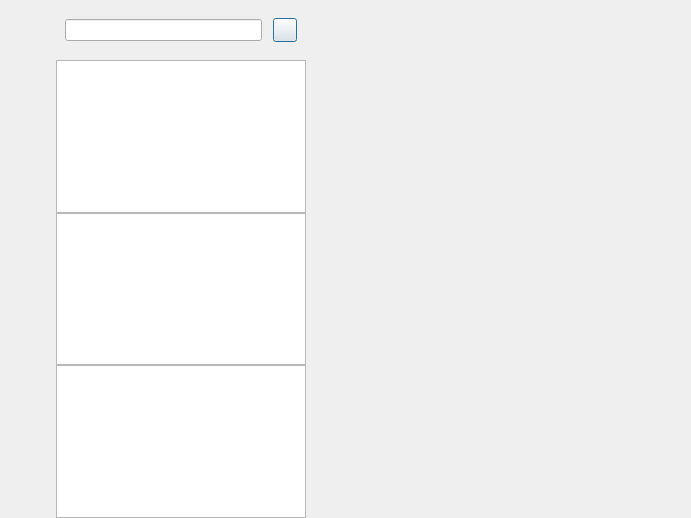
<?xml version="1.0" encoding="UTF-8"?>
<ui version="4.0">
 <class>ChatDialog</class>
 <widget class="QDialog" name="ChatDialog">
  <property name="geometry">
   <rect>
    <x>0</x>
    <y>0</y>
    <width>691</width>
    <height>518</height>
   </rect>
  </property>
  <property name="windowTitle">
   <string>Dialog</string>
  </property>
  <layout class="QHBoxLayout" name="horizontalLayout">
   <property name="spacing">
    <number>0</number>
   </property>
   <property name="leftMargin">
    <number>0</number>
   </property>
   <property name="topMargin">
    <number>0</number>
   </property>
   <property name="rightMargin">
    <number>0</number>
   </property>
   <property name="bottomMargin">
    <number>0</number>
   </property>
   <item>
    <widget class="QWidget" name="side_bar" native="true">
     <property name="sizePolicy">
      <sizepolicy hsizetype="Fixed" vsizetype="Expanding">
       <horstretch>0</horstretch>
       <verstretch>0</verstretch>
      </sizepolicy>
     </property>
     <property name="minimumSize">
      <size>
       <width>56</width>
       <height>0</height>
      </size>
     </property>
     <property name="maximumSize">
      <size>
       <width>56</width>
       <height>16777215</height>
      </size>
     </property>
     <layout class="QVBoxLayout" name="verticalLayout">
      <property name="spacing">
       <number>7</number>
      </property>
      <property name="leftMargin">
       <number>10</number>
      </property>
      <property name="topMargin">
       <number>30</number>
      </property>
      <property name="rightMargin">
       <number>0</number>
      </property>
      <property name="bottomMargin">
       <number>0</number>
      </property>
      <item>
       <widget class="QWidget" name="widget" native="true">
        <layout class="QVBoxLayout" name="verticalLayout_3">
         <property name="spacing">
          <number>30</number>
         </property>
         <property name="leftMargin">
          <number>0</number>
         </property>
         <property name="topMargin">
          <number>0</number>
         </property>
         <property name="rightMargin">
          <number>0</number>
         </property>
         <property name="bottomMargin">
          <number>0</number>
         </property>
         <item>
          <widget class="QLabel" name="side_head_lb">
           <property name="minimumSize">
            <size>
             <width>35</width>
             <height>35</height>
            </size>
           </property>
           <property name="maximumSize">
            <size>
             <width>35</width>
             <height>35</height>
            </size>
           </property>
           <property name="text">
            <string/>
           </property>
          </widget>
         </item>
         <item>
          <widget class="StateWidget" name="side_chat_lb" native="true">
           <property name="minimumSize">
            <size>
             <width>30</width>
             <height>30</height>
            </size>
           </property>
           <property name="maximumSize">
            <size>
             <width>30</width>
             <height>30</height>
            </size>
           </property>
          </widget>
         </item>
         <item>
          <widget class="StateWidget" name="side_contact_lb" native="true">
           <property name="minimumSize">
            <size>
             <width>30</width>
             <height>30</height>
            </size>
           </property>
           <property name="maximumSize">
            <size>
             <width>30</width>
             <height>30</height>
            </size>
           </property>
          </widget>
         </item>
        </layout>
       </widget>
      </item>
      <item>
       <spacer name="verticalSpacer">
        <property name="orientation">
         <enum>Qt::Vertical</enum>
        </property>
        <property name="sizeHint" stdset="0">
         <size>
          <width>20</width>
          <height>40</height>
         </size>
        </property>
       </spacer>
      </item>
     </layout>
    </widget>
   </item>
   <item>
    <widget class="QWidget" name="chat_user_wid" native="true">
     <property name="maximumSize">
      <size>
       <width>250</width>
       <height>16777215</height>
      </size>
     </property>
     <layout class="QVBoxLayout" name="verticalLayout_2">
      <property name="spacing">
       <number>0</number>
      </property>
      <property name="leftMargin">
       <number>0</number>
      </property>
      <property name="topMargin">
       <number>0</number>
      </property>
      <property name="rightMargin">
       <number>0</number>
      </property>
      <property name="bottomMargin">
       <number>0</number>
      </property>
      <item>
       <widget class="QWidget" name="search_wid" native="true">
        <property name="minimumSize">
         <size>
          <width>0</width>
          <height>60</height>
         </size>
        </property>
        <property name="maximumSize">
         <size>
          <width>16777215</width>
          <height>60</height>
         </size>
        </property>
        <layout class="QHBoxLayout" name="horizontalLayout_2">
         <item>
          <widget class="CustomizeEdit" name="search_edit"/>
         </item>
         <item>
          <spacer name="horizontalSpacer">
           <property name="orientation">
            <enum>Qt::Horizontal</enum>
           </property>
           <property name="sizeType">
            <enum>QSizePolicy::Fixed</enum>
           </property>
           <property name="sizeHint" stdset="0">
            <size>
             <width>5</width>
             <height>20</height>
            </size>
           </property>
          </spacer>
         </item>
         <item>
          <widget class="ClickedBtn" name="add_btn">
           <property name="minimumSize">
            <size>
             <width>24</width>
             <height>24</height>
            </size>
           </property>
           <property name="maximumSize">
            <size>
             <width>24</width>
             <height>24</height>
            </size>
           </property>
           <property name="text">
            <string/>
           </property>
          </widget>
         </item>
        </layout>
       </widget>
      </item>
      <item>
       <widget class="ChatUserList" name="chat_user_list"/>
      </item>
      <item>
       <widget class="SearchList" name="search_list"/>
      </item>
      <item>
       <widget class="ContactUserList" name="con_user_list"/>
      </item>
     </layout>
    </widget>
   </item>
   <item>
    <widget class="QStackedWidget" name="stackedWidget">
     <widget class="ChatPage" name="chat_page"/>
     <widget class="ApplyFriendPage" name="friend_apply_page"/>
    </widget>
   </item>
  </layout>
 </widget>
 <customwidgets>
  <customwidget>
   <class>ClickedBtn</class>
   <extends>QPushButton</extends>
   <header location="global">clickedbtn.h</header>
  </customwidget>
  <customwidget>
   <class>CustomizeEdit</class>
   <extends>QLineEdit</extends>
   <header location="global">customizeedit.h</header>
  </customwidget>
  <customwidget>
   <class>ChatUserList</class>
   <extends>QListWidget</extends>
   <header location="global">chatuserlist.h</header>
  </customwidget>
  <customwidget>
   <class>ChatPage</class>
   <extends>QWidget</extends>
   <header location="global">chatpage.h</header>
   <container>1</container>
  </customwidget>
  <customwidget>
   <class>StateWidget</class>
   <extends>QWidget</extends>
   <header location="global">statewidget.h</header>
   <container>1</container>
  </customwidget>
  <customwidget>
   <class>SearchList</class>
   <extends>QListWidget</extends>
   <header>searchlist.h</header>
  </customwidget>
  <customwidget>
   <class>ContactUserList</class>
   <extends>QListWidget</extends>
   <header location="global">contactuserlist.h</header>
  </customwidget>
  <customwidget>
   <class>ApplyFriendPage</class>
   <extends>QWidget</extends>
   <header>applyfriendpage.h</header>
   <container>1</container>
  </customwidget>
 </customwidgets>
 <resources/>
 <connections/>
</ui>
